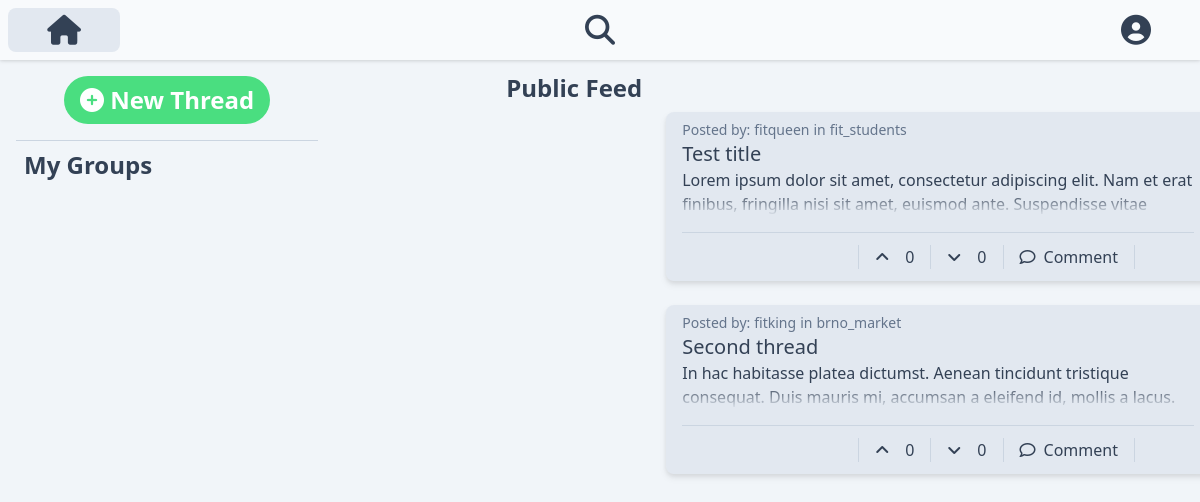
The page / on the database its author committed.
### tables this page shows
CREATE TABLE threads
(
    thread_id int NOT NULL AUTO_INCREMENT,
    thread_title varchar(255) NOT NULL,
    thread_text varchar(500) NOT NULL,
    thread_date TIMESTAMP DEFAULT CURRENT_TIMESTAMP NOT NULL,
    thread_positive_rating int DEFAULT 0,
    thread_negative_rating int DEFAULT 0,
    reply_id int,
    poster_id int NOT NULL,
    group_id int NOT NULL,
    PRIMARY KEY (thread_id),
    FOREIGN KEY (poster_id) REFERENCES users(user_id) ON DELETE CASCADE,
    FOREIGN KEY (group_id) REFERENCES groups(group_id) ON DELETE CASCADE,
    FOREIGN KEY (reply_id) REFERENCES threads(thread_id) ON DELETE CASCADE
);

CREATE TABLE users
(
    user_id int NOT NULL AUTO_INCREMENT,
    user_nickname varchar(20) NOT NULL,
    user_password varchar(255) NOT NULL,
    user_email varchar(50) NOT NULL,
    user_profile_pic varchar(4000) DEFAULT NULL,
    user_banner varchar(4000) DEFAULT NULL,
    user_full_name varchar(255) DEFAULT NULL,
    user_gender ENUM('Male', 'Female', 'Other') DEFAULT 'Other',
    user_birthdate date,
    user_date_of_reg TIMESTAMP DEFAULT CURRENT_TIMESTAMP NOT NULL,
    user_public_for_unregistered_flag boolean DEFAULT 1,
    user_public_for_registered_flag boolean DEFAULT 1,
    user_public_for_members_of_group_flag boolean DEFAULT 1,
    user_banned boolean DEFAULT 0,
    PRIMARY KEY (user_id)    
);

CREATE TABLE groups
(

    group_id int NOT NULL AUTO_INCREMENT,
    group_handle varchar(20) NOT NULL,
    group_name varchar(50) NOT NULL,
    group_profile_pic varchar(4000) DEFAULT NULL,
    group_banner varchar(4000) DEFAULT NULL,
    group_bio varchar(255),
    group_date_of_creation TIMESTAMP DEFAULT CURRENT_TIMESTAMP NOT NULL,
    group_public_flag boolean DEFAULT 1,
    group_banned boolean DEFAULT 0,
    PRIMARY KEY (group_id)
);

### scripts/services.php (called while the page is built, shortened)
<?php
class AccountService
{
    private $pdo;
    function __construct()
    {
        $this->pdo = $this->connect_db();
    }
    function connect_db()
    {
        $dsn = 'mysql:host=localhost;dbname=xduric06';
        $username = 'xduric06';
        $password = 'j4sipera';
        $options = array(PDO::MYSQL_ATTR_INIT_COMMAND => 'SET NAMES utf8');
        $pdo = new PDO($dsn, $username, $password, $options);
        return $pdo;
    }
    function getPublicThreads(): array
    {
        $query = $this->pdo->prepare(
            "SELECT threads.thread_id, threads.thread_title, threads.thread_text, threads.group_id, threads.thread_positive_rating, threads.thread_negative_rating, users.user_nickname AS 'thread_poster', groups.group_handle FROM threads
            LEFT JOIN users ON threads.poster_id = users.user_id
            LEFT JOIN groups ON threads.group_id = groups.group_id
            WHERE groups.group_public_flag = 1"
        );
        $query->execute();
        $threads = [];
        while ($thread = $query->fetch(PDO::FETCH_ASSOC))
            array_push($threads, $thread);
        return $threads;
    }
}

### components/thread.php (the view, shortened to what this page needs)
<div class="flex flex-col px-4 py-2 mt-2 rounded-lg mx-80 thread-colorscheme text-colorscheme drop-shadow-md">
	<div class="flex flex-col">
		<div class="flex flex-row">
			<span class="text-sm text-slate-500 dark:text-slate-400">
				Posted by:
			</span>
			<object class="px-1 text-sm text-slate-500 dark:text-slate-400 hover:underline">
				<a href="<?= $context ?>/profile/<?= $threadPoster ?>">
					<?= $threadPoster ?>
				</a>
			</object>
			<span class="text-sm text-slate-500 dark:text-slate-400">
				in
			</span>
			<object class="px-1 text-sm text-slate-500 dark:text-slate-400 hover:underline">
				<a href="<?= $context ?>/group/<?= $groupHandle ?>">
					<?= $groupHandle ?>
				</a>
			</object>
		</div>
		<div class="flex flex-row">
			<a href="<?= $context ?>/thread/<?= $threadId ?>">
				<h3 class="text-xl hover:underline decoration-1">
					<?= $threadTitle ?>
				</h3>
			</a>
		</div>
		<div id="<?= $threadId ?>" class="relative flex flex-col justify-center w-full h-full thread-text">
			<p class="h-12 text-base select-none max-h-52 gradient-mask-b-50">
				<?= $threadText ?>
			</p>
		</div>
		<hr class="mt-4 divider-colorscheme" />
		<div class="flex flex-row items-center justify-between px-4 mx-40 mt-2 min-h-fit">
			<button class="flex flex-row items-center justify-center w-full px-2 py-1 text-base transition-all duration-300 rounded-md hover:bg-slate-300 dark:hover:bg-slate-600">
				<i class="fa-solid fa-angle-up"></i>
				<div class="pl-4 text-base">
					<?= $threadPositiveRating ?>
				</div>
			</button>
			<button class="flex flex-row items-center justify-center w-full px-2 py-1 text-base transition-all duration-300 rounded-md hover:bg-slate-300 dark:hover:bg-slate-600">
				<i class="text-base fa-solid fa-angle-down"></i>
				<div class="pl-4 text-base ">
					<?= $threadNegativeRating ?>
				</div>
			</button>
			<a href="<?= $context ?>/thread/<?= $threadId ?>/comment" class="flex flex-row items-center justify-center w-full px-2 py-1 text-base transition-all duration-300 rounded-md hover:bg-slate-300 dark:hover:bg-slate-600">
				<i class="fa-regular fa-comment"></i>
				<span class="pl-2 text-base">
					Comment
				</span>
			</a>
		</div>
	</div>
</div>

### index.php (shortened to what this page needs)
<?php
$request = $_SERVER["REQUEST_URI"];
$exploded = explode("/", $request);
switch ($exploded[2]) {
    case ('index'):
    case ('index.php'):
    case (''):
        require_once __DIR__ . "/views/mainPageView.php";
        break;
}

### views/mainPageView.php (shortened to what this page needs)
<?php
require_once "./scripts/services.php";
$service = new AccountService();
$context = $_SERVER["CONTEXT_PREFIX"];
?>
<!DOCTYPE html>
<html class="h-full">
<head>
    <link href="<?= $context ?>/dist/style.css" rel="stylesheet">
</head>
<body class="h-full">
    <div class="flex flex-col h-full main-background-colorscheme">
        <?php
        require_once "./components/header.php";
        ?>
        <div class="flex h-full overflow-hidden">
            <aside class="flex p-1 m-1 min-w-fit ">
                <div class="flex-col items-center p-2 ">
                    <div class="flex flex-row justify-center ">
                        <a href="<?= $context ?>/submit" class="p-2 px-4 mx-12 text-2xl font-bold text-center text-white transition-all duration-300 rounded-full confirm-button-colorscheme">
                            <i class="fa-solid fa-circle-plus"></i>
                            <span class="">
                                New Thread
                            </span>
                        </a>
                    </div>
                    <hr class="flex-col mt-4 divider-colorscheme" />
                    <div class="flex-col p-2 text-2xl font-bold text-colorscheme items-left">
                        <h2>
                            My Groups
                        </h2>
                    </div>
                </div>
            </aside>
            <div class="flex flex-col w-full p-2 m-1">
                <?php
                if (isset($_SESSION["loggedIn"]) && $_SESSION["loggedIn"] === true) {
                ?>
                    <h2 class="mx-40 text-2xl font-bold text-colorscheme">
                        My Feed
                    </h2>
                <?php
                } else {
                ?>
                    <h2 class="mx-40 text-2xl font-bold text-colorscheme">
                        Public Feed
                    </h2>
                <?php
                }
                ?>
                <div class="h-full overflow-auto no-scrollbar">
                    <div class="flex flex-col gap-4">
                        <?php
                        if (isset($_SESSION["loggedIn"]) && $_SESSION["loggedIn"] === true) {
                            $threads = $service->getUserGroupsThreads($_SESSION["username"]);
                            foreach ($threads as $thread) {
                                $threadTitle = $thread["thread_title"];
                                $threadText = $thread["thread_text"];
                                $threadPoster = $thread["thread_poster"];
                                $threadId = $thread["thread_id"];
                                $threadPositiveRating = $thread["thread_positive_rating"];
                                $threadNegativeRating = $thread["thread_negative_rating"];
                                $groupHandle = $thread["group_handle"];
                                include "./components/thread.php";
                            }
                        } else {
                            $threads = $service->getPublicThreads();
                            foreach ($threads as $thread) {
                                $threadTitle = $thread["thread_title"];
                                $threadText = $thread["thread_text"];
                                $threadPoster = $thread["thread_poster"];
                                $threadId = $thread["thread_id"];
                                $threadPositiveRating = $thread["thread_positive_rating"];
                                $threadNegativeRating = $thread["thread_negative_rating"];
                                $groupHandle = $thread["group_handle"];
                                include "./components/thread.php";
                            }
                        }
                        ?>
                    </div>
                </div>
            </div>
        </div>
    </div>
</body>
</html>

### components/header.php (shortened to what this page needs)
<?php
$context = $_SERVER["CONTEXT_PREFIX"];
?>
<header class="relative z-50">
    <ul class="flex flex-row justify-between p-2 header-colorscheme text-colorscheme drop-shadow">
        <div class="flex">
            <a id="/" class="header-element" href="<?= $context ?>/">
                <i class="fa-solid fa-house"></i>
            </a>
        </div>
        <div class="flex flex-row">
            <button id="/browse" class="group browser-button header-element">
                <i class="fa-solid fa-magnifying-glass"></i>
            </button>
        </div>
        <div class="relative">
            <button id="/profile" class="toggle-profile-dropdown header-element">
                <i class="fa-solid fa-circle-user toggle-profile-dropdown"></i>
            </button>
        </div>
    </ul>
</header>

### rows shown on the page
threads: poster.user_nickname "fitqueen", group.group_handle "fit_students", thread_title "Test title", thread_text "Lorem ipsum dolor sit amet, consectetur adipiscing elit. Nam et erat finibus, fringilla nisi sit amet, euismod ante. Suspendisse vitae purus ultricies, dignissim tortor at, lacinia sapien. Nam cursus elementum maximus. Suspendisse sem lectus, mattis ac mi sed, venenatis rhoncus nisl. Phasellus a dignissim turpis.", thread_positive_rating "0", thread_negative_rating "0"
threads: poster.user_nickname "fitking", group.group_handle "brno_market", thread_title "Second thread", thread_text "In hac habitasse platea dictumst. Aenean tincidunt tristique consequat. Duis mauris mi, accumsan a eleifend id, mollis a lacus. Pellentesque malesuada imperdiet sollicitudin.", thread_positive_rating "0", thread_negative_rating "0"
